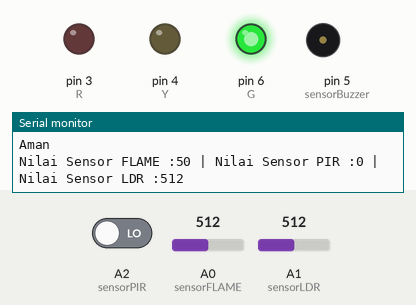
This sketch was run on a simulated Arduino Uno, built with avr-gcc and run on an emulated ATmega328P. Parts: output pins drawn as LEDs (lit = HIGH), buzzer (waves = sounding, pin HIGH), the last lines printed to the serial monitor. Inputs (shaded band) come from the test bench; at power-on: A0 (sensorFLAME) = 512, A1 (sensorLDR) = 512, A2 (sensorPIR) LOW.

Above: at 1.3 s.
1.4 s: A0 (sensorFLAME) set to 540
At 4.1 s:
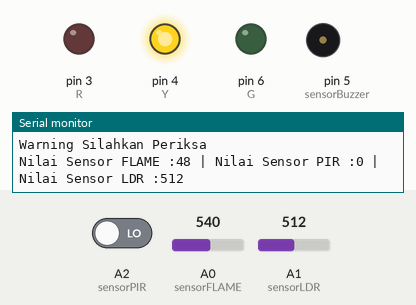
4.4 s: A1 (sensorLDR) set to 716
At 7.3 s:
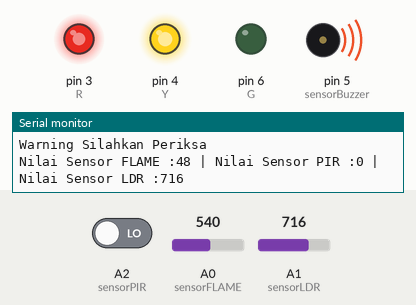
7.4 s: A0 (sensorFLAME) set to 511
At 8.9 s:
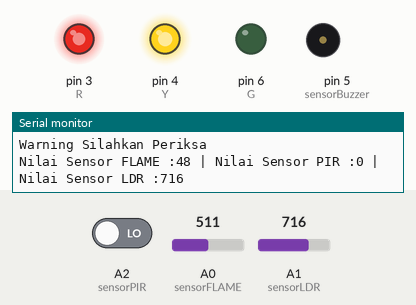
10.4 s: A1 (sensorLDR) set to 761
At 11.4 s:
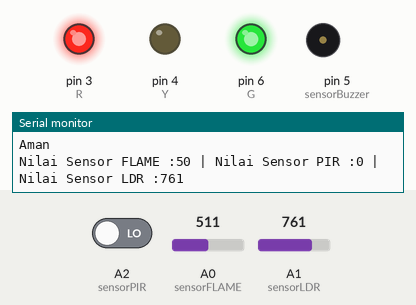
12.1 s: A1 (sensorLDR) set to 768
At 12.6 s:
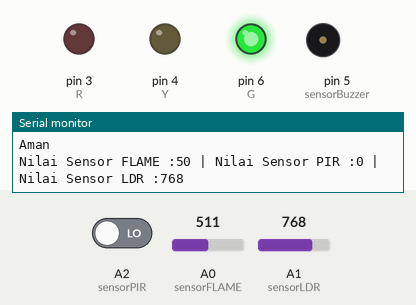
13.7 s: A1 (sensorLDR) set to 40
At 15.0 s:
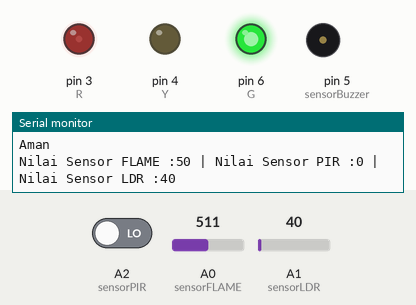
Timing chart, 0 to 16.2 s (numbered marks = the images above; inputs shaded):
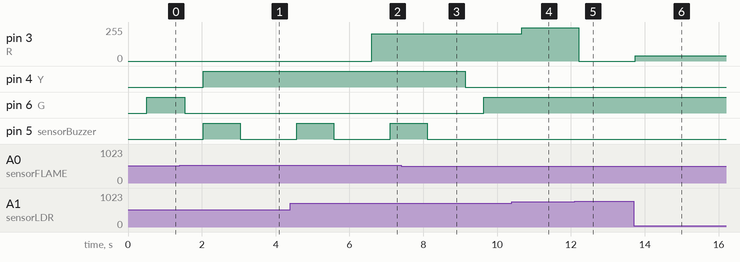

The sketch:

Challenge_2.ino
```cpp
int sensorPIR     =A2;
int sensorLDR     =A1;
int sensorFLAME   =0;

int sensorBuzzer  =5;
int R             =3;
int Y             =4;
int G             =6;

void setup(){
  Serial.begin(9600);
  pinMode(sensorBuzzer,OUTPUT);
  pinMode(R,OUTPUT);
  pinMode(Y,OUTPUT);
  pinMode(G,OUTPUT);

}

void loop(){
  int readFLAME=analogRead(sensorFLAME);
      readFLAME=map(readFLAME,1023,19,0,100);
  int readPIR=digitalRead(sensorPIR);
  int readLDR=analogRead(sensorLDR);


  //Print serial
  Serial.print("Nilai Sensor FLAME :");
  Serial.print(readFLAME);

  Serial.print(" | Nilai Sensor PIR :");
  Serial.print(readPIR);

  Serial.print(" | Nilai Sensor LDR :");
  Serial.print(readLDR);
  Serial.println();

  //Logika
  analogWrite(R,readLDR);

  if(readFLAME >0 and readFLAME <50){
    digitalWrite(G,LOW);
    delay(500);
    digitalWrite(Y,HIGH);
    digitalWrite(sensorBuzzer,HIGH);
    delay(1000);
    digitalWrite(sensorBuzzer,LOW);
    delay(1000);
    Serial.println("Warning Silahkan Periksa");
  }else{
    digitalWrite(Y,LOW);
    delay(500);
    digitalWrite(G,HIGH);
    digitalWrite(sensorBuzzer,LOW);
    Serial.println("Aman");
  }
}
```

Measured:
- the behaviour switches between 521 and 522 on A0 (sensorFLAME) (found by bisection; images 0 and 1)
- the behaviour switches between 767 and 768 on A1 (sensorLDR) (found by bisection; images 4 and 5)
- after the input at 1.4 s, pin 4 (Y): LOW → HIGH after 0.64 s; pin 6 (G): HIGH → LOW after 0.14 s; pin 5 (sensorBuzzer): LOW → HIGH after 0.64 s, → LOW 1.0 s later
- after the input at 4.4 s, pin 3 (R): 0/255 → 204/255 after 2.2 s
- after the input at 7.4 s, pin 4 (Y): HIGH → LOW after 1.7 s; pin 6 (G): LOW → HIGH after 2.2 s; pin 5 (sensorBuzzer): goes on until 8.1 s, then stays LOW
- after the input at 10.4 s, pin 3 (R): 204/255 → 249/255 after 0.27 s
- after the input at 12.1 s, pin 3 (R): 249/255 → 0/255 after 0.11 s
- after the input at 13.7 s, pin 3 (R): 0/255 → 40/255 at once
